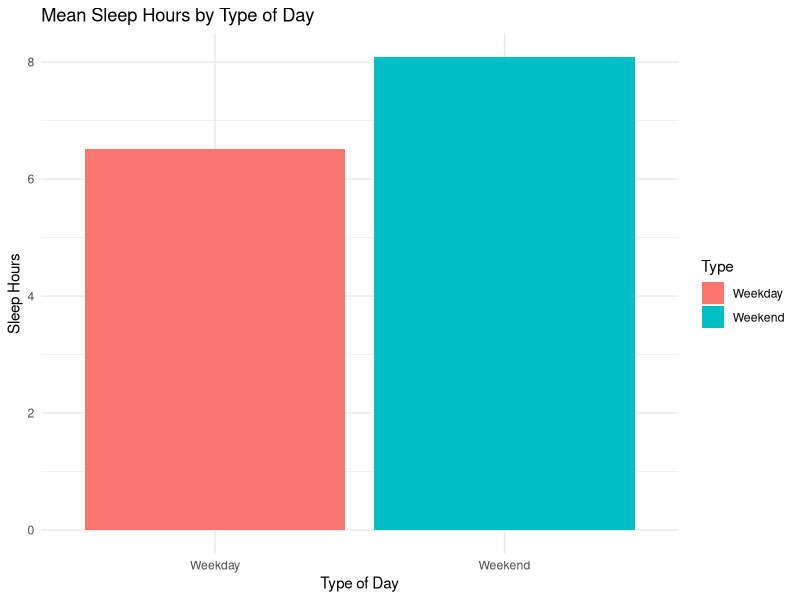

Generate this figure with R:
## ---- chunk 1
knitr::opts_chunk$set(echo = TRUE)
## ---- chunk 2
# Create the dataset
data <- data.frame(
  Week = c(rep("Week 1", 7), rep("Week 2", 7), rep("Week 3", 7)),
  Day = c("Monday", "Tuesday", "Wednesday", "Thursday", "Friday", "Saturday", "Sunday",
          "Monday", "Tuesday", "Wednesday", "Thursday", "Friday", "Saturday", "Sunday",
          "Monday", "Tuesday", "Wednesday", "Thursday", "Friday", "Saturday", "Sunday"),
  Sleep_Hours = c(6.66, 6.69, 6.56, 5.39, 6.35, 7.49, 8.58,
                  6.93, 7.55, 6.92, 5.43, 5.91, 7.96, 7.5,
                  7.0, 7.2, 6.8, 5.9, 6.5, 8.2, 8.8),
  Screen_Time_Hrs = c(4.5, 5.0, 3.8, 6.1, 5.5, 3.0, 2.5,
                      4.2, 4.8, 3.7, 5.9, 5.2, 2.7, 2.3,
                      3.5, 4.0, 5.0, 6.3, 4.8, 2.2, 1.8)
)

# Add a new column for Type of Day
data$Type <- ifelse(data$Day %in% c("Monday", "Tuesday", "Wednesday", "Thursday", "Friday"), "Weekday", "Weekend")

# Calculate mean Sleep Hours and Screen Time for Weekdays and Weekends
means <- aggregate(cbind(Sleep_Hours, Screen_Time_Hrs) ~ Type, data, mean)
print("Mean Sleep Hours and Screen Time by Type of Day:")
print(means)

# Perform a two-sample T-test
weekdays_sleep <- data[data$Type == "Weekday", "Sleep_Hours"]
weekends_sleep <- data[data$Type == "Weekend", "Sleep_Hours"]

t_test_result <- t.test(weekdays_sleep, weekends_sleep)
print("T-test Results:")
print(t_test_result)

# Plot the data
library(ggplot2)
ggplot(data, aes(x = Type, y = Sleep_Hours, fill = Type)) +
  geom_bar(stat = "summary", fun = "mean", position = "dodge") +
  labs(title = "Mean Sleep Hours by Type of Day",
       x = "Type of Day",
       y = "Sleep Hours") +
  theme_minimal()

